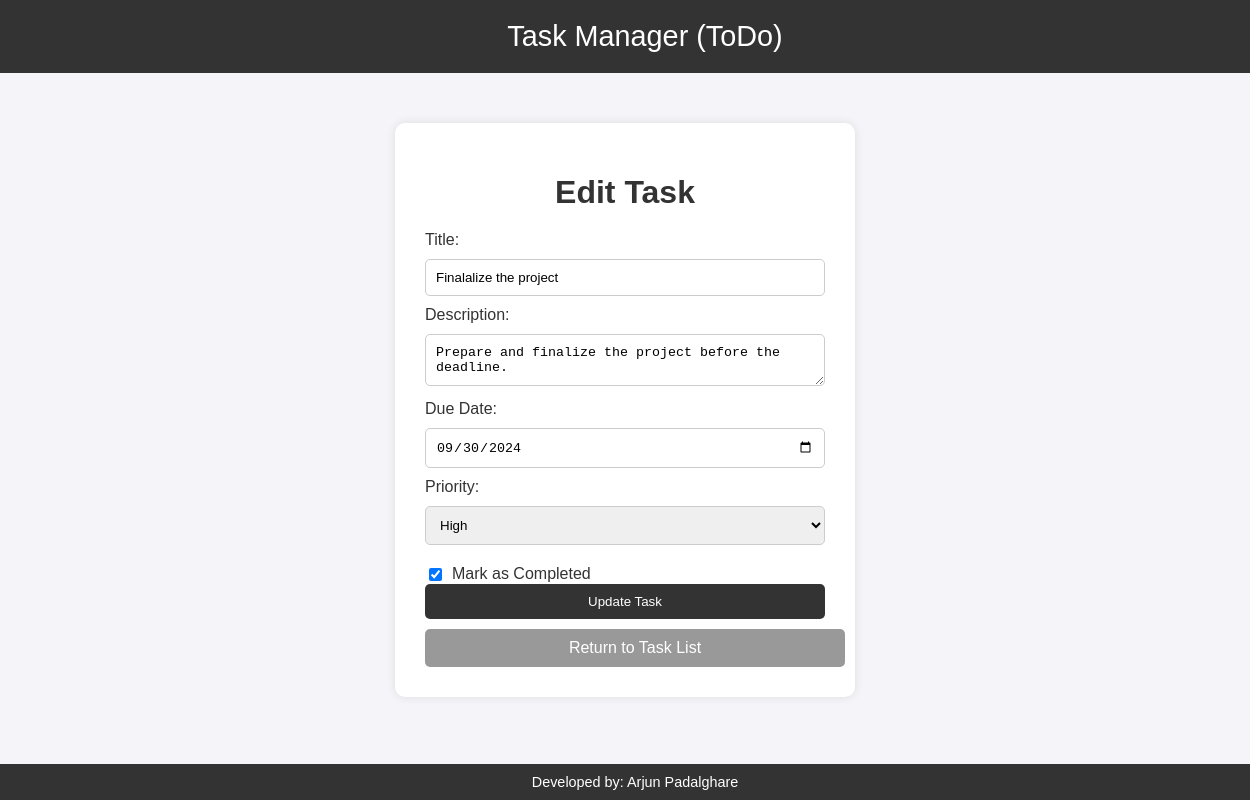
/edit_task/1 (signed in), run on the app's committed database.
### app/models.py (models this page shows)
class Task(db.Model):
    id = db.Column(db.Integer, primary_key=True)
    title = db.Column(db.String(100), nullable=False)
    description = db.Column(db.Text, nullable=True)
    due_date = db.Column(db.DateTime, nullable=True)
    priority = db.Column(db.String(50), nullable=False, default='Low')
    completed = db.Column(db.Boolean, default=False)
    user_id = db.Column(db.Integer, db.ForeignKey('user.id'), nullable=False)

### app/routes.py (the view, shortened to what this page needs)
@app.route('/edit_task/<int:task_id>', methods=['GET', 'POST'])
@login_required
@nocache
def edit_task(task_id):
    task = Task.query.get_or_404(task_id)
    return render_template('edit_task.html', task=task)

### app/routes.py (called while the page is built)
def nocache(view):
    @wraps(view)
    def no_cache(*args, **kwargs):
        response = make_response(view(*args, **kwargs))
        response.headers["Cache-Control"] = "no-store, no-cache, must-revalidate, post-check=0, pre-check=0, max-age=0"
        response.headers["Pragma"] = "no-cache"
        response.headers["Expires"] = "-1"
        return response
    return no_cache

def login_required(f):
    @wraps(f)
    def decorated_function(*args, **kwargs):
        if 'username' not in session:
            flash('Please log in to access this page.')
            return redirect(url_for('login'))
        return f(*args, **kwargs)
    return decorated_function

### templates/edit_task.html (shortened to what this page needs)
<!DOCTYPE html>
<html>
<head>
</head>
<body>
    <div class="header">
        Task Manager (ToDo)
    </div>
    <div class="content">
        <div class="form-container">
            <h1>Edit Task</h1>
            <form method="POST" action="{{ url_for('edit_task', task_id=task.id) }}">
                <label for="title">Title:</label>
                <input type="text" name="title" value="{{ task.title }}" required>
                <label for="description">Description:</label>
                <textarea name="description" placeholder="Task Description">{{ task.description }}</textarea>
                <label for="due_date">Due Date:</label>
                <input type="date" name="due_date" value="{{ task.due_date.strftime('%Y-%m-%d') if task.due_date else '' }}">
                <label for="priority">Priority:</label>
                <select name="priority">
                    <option value="High" {% if task.priority == 'High' %}selected{% endif %}>High</option>
                </select>
                <label class="checkbox-label">
                    <input type="checkbox" name="completed" {% if task.completed %}checked{% endif %}>
                    Mark as Completed
                </label>
                <input type="submit" value="Update Task">
            </form>
            <a href="{{ url_for('view_tasks') }}" class="return-button">Return to Task List</a>
        </div>
    </div>
    <div class="footer">
        Developed by: Arjun Padalghare
    </div>
</body>
</html>

### templates/edit_task.html (style rules this page uses)
.header { text-align: center; padding: 20px; background-color: #333; color: white; font-size: 1.8em; position: relative; top: 0; width: 100%; }
.footer { text-align: center; padding: 10px; position: fixed; bottom: 0; width: 100%; background-color: #333; color: white; font-size: 0.9em; }
body { font-family: Arial, sans-serif; background-color: #f4f4f9; color: #333; margin: 0; padding: 0; }
.content { display: flex; flex-direction: column; align-items: center; padding: 20px; }
.form-container { background-color: white; padding: 30px; border-radius: 10px; box-shadow: 0 0 10px rgba(0, 0, 0, 0.1); width: 400px; margin-top: 30px; }
.form-container h1 { text-align: center; margin-bottom: 20px; }
.form-container input[type="text"], .form-container textarea, .form-container input[type="date"], .form-container select { width: 100%; padding: 10px; margin: 10px 0; border-radius: 5px; border: 1px solid #ccc; box-sizing: border-box; }
.form-container input[type="submit"] { width: 100%; padding: 10px; background-color: #333; color: white; border: none; border-radius: 5px; cursor: pointer; }
.return-button { width: 100%; padding: 10px; background-color: #999; color: white; border: none; border-radius: 5px; cursor: pointer; text-align: center; text-decoration: none; display: inline-block; margin-top: 10px; }
.form-container label.checkbox-label { display: flex; align-items: center; margin-top: 10px; }
.form-container label.checkbox-label input[type="checkbox"] { margin-right: 10px; }

### data on the page
Task: title "Finalalize the project", description "Prepare and finalize the project before the deadline.", due_date "09/30/2024", priority "High", completed "☑"
